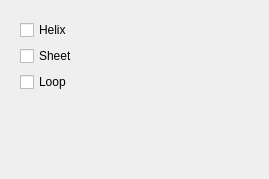
                     <widget class="QWidget" name="scrollAreaWidgetContents_6">
                      <property name="geometry">
                       <rect>
                        <x>0</x>
                        <y>0</y>
                        <width>269</width>
                        <height>179</height>
                       </rect>
                      </property>
                      <layout class="QVBoxLayout" name="verticalLayout_11">
                       <item>
                        <widget class="QFrame" name="gridFrame_6">
                         <layout class="QVBoxLayout" name="verticalLayout_12">
                          <item>
                           <widget class="QCheckBox" name="checkBox_33">
                            <property name="text">
                             <string>Helix</string>
                            </property>
                           </widget>
                          </item>
                          <item>
                           <widget class="QCheckBox" name="checkBox_34">
                            <property name="text">
                             <string>Sheet</string>
                            </property>
                           </widget>
                          </item>
                          <item>
                           <widget class="QCheckBox" name="checkBox_35">
                            <property name="text">
                             <string>Loop</string>
                            </property>
                           </widget>
                          </item>
                          <item>
                           <spacer name="verticalSpacer_6">
                            <property name="orientation">
                             <enum>Qt::Vertical</enum>
                            </property>
                            <property name="sizeHint" stdset="0">
                             <size>
                              <width>20</width>
                              <height>20</height>
                             </size>
                            </property>
                           </spacer>
                          </item>
                         </layout>
                        </widget>
                       </item>
                      </layout>
                     </widget>
